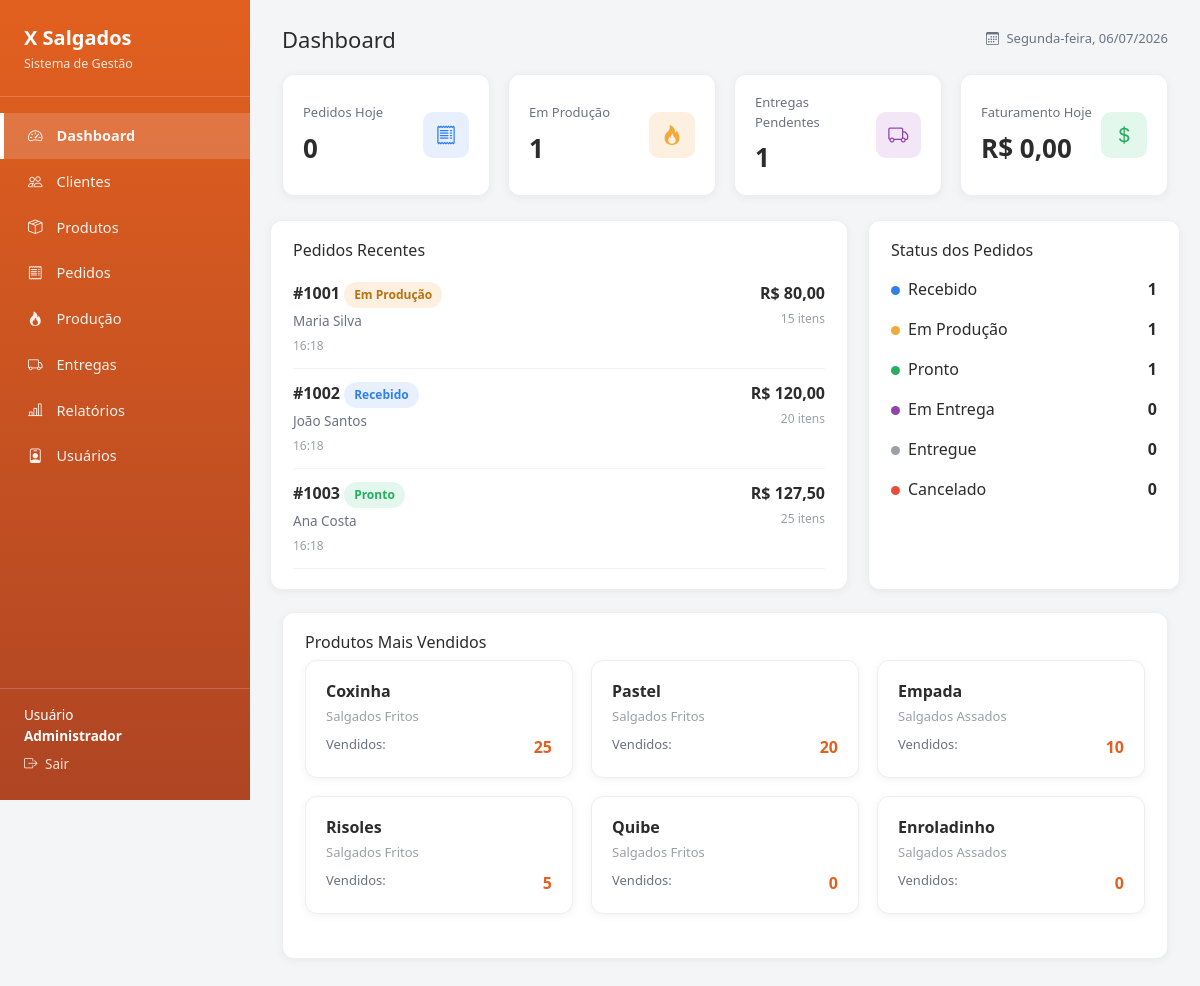
Page /admin/dashboard.php (signed in) on the committed database.
### tables this page shows
CREATE TABLE pedidos (
    id INT AUTO_INCREMENT PRIMARY KEY,
    cliente_id INT NOT NULL,
    atendente_id INT NULL,
    entregador_id INT NULL,
    forma_pagamento ENUM('Dinheiro','Cartão','Pix') NOT NULL DEFAULT 'Dinheiro',
    observacoes VARCHAR(255),
    status ENUM('recebido','em_producao','pronto','em_entrega','entregue','cancelado') NOT NULL DEFAULT 'recebido',
    total DECIMAL(10,2) NOT NULL DEFAULT 0,
    criado_em DATETIME DEFAULT CURRENT_TIMESTAMP,
    atualizado_em DATETIME DEFAULT CURRENT_TIMESTAMP ON UPDATE CURRENT_TIMESTAMP,
    FOREIGN KEY (cliente_id) REFERENCES clientes(id),
    FOREIGN KEY (atendente_id) REFERENCES usuarios(id),
    FOREIGN KEY (entregador_id) REFERENCES usuarios(id)
);

CREATE TABLE clientes (
    id INT AUTO_INCREMENT PRIMARY KEY,
    nome VARCHAR(120) NOT NULL,
    telefone VARCHAR(20) NOT NULL,
    cep VARCHAR(10),
    endereco VARCHAR(180),
    numero VARCHAR(10),
    complemento VARCHAR(100),
    bairro VARCHAR(80),
    cidade VARCHAR(80),
    estado VARCHAR(2),
    observacoes VARCHAR(150),
    criado_em DATETIME DEFAULT CURRENT_TIMESTAMP
);

### includes/auth.php (called while the page is built, shortened)
<?php
function tipoUsuario() {
    return $_SESSION['usuario_tipo'] ?? null;
}
function baseUrl() {
    $raizProjeto = realpath(__DIR__ . '/..');
    $docRoot     = realpath($_SERVER['DOCUMENT_ROOT'] ?? '');
    if ($raizProjeto && $docRoot && str_starts_with($raizProjeto, $docRoot)) {
        $base = substr($raizProjeto, strlen($docRoot));
        $base = str_replace('\\', '/', $base);
        return rtrim($base, '/');
    }
    return '';
}
function urlPara($caminho) {
    $caminho = ltrim($caminho, '/');
    $base = baseUrl();
    return ($base ? $base . '/' : '/') . $caminho;
}

### admin/dashboard.php (the view, shortened to what this page needs)
<?php
require __DIR__ . '/../includes/auth.php';
require __DIR__ . '/../config/conexao.php';
$tituloPagina = 'Dashboard';
$pedidosHoje   = $pdo->query("SELECT COUNT(*) FROM pedidos WHERE DATE(criado_em) = CURDATE()")->fetchColumn();
$emProducao    = $pdo->query("SELECT COUNT(*) FROM pedidos WHERE status = 'em_producao'")->fetchColumn();
$entregasPend  = $pdo->query("SELECT COUNT(*) FROM entregas WHERE status IN ('aguardando','em_rota')")->fetchColumn();
$faturamento   = $pdo->query("SELECT COALESCE(SUM(total),0) FROM pedidos WHERE DATE(criado_em) = CURDATE() AND status != 'cancelado'")->fetchColumn();
$recentes = $pdo->query("
    SELECT p.id, p.status, p.total, p.criado_em, c.nome AS cliente,
           (SELECT COALESCE(SUM(quantidade),0) FROM itens_pedido WHERE pedido_id = p.id) AS itens
    FROM pedidos p JOIN clientes c ON c.id = p.cliente_id
    ORDER BY p.criado_em DESC LIMIT 5
")->fetchAll();
$statusResumo = $pdo->query("
    SELECT status, COUNT(*) AS total FROM pedidos GROUP BY status
")->fetchAll(PDO::FETCH_KEY_PAIR);
$statusLabels = [
    'recebido' => ['Recebido', 'blue'], 'em_producao' => ['Em Produção', 'yellow'],
    'pronto' => ['Pronto', 'green'], 'em_entrega' => ['Em Entrega', 'purple'],
    'entregue' => ['Entregue', 'gray'], 'cancelado' => ['Cancelado', 'red'],
];
$maisVendidos = $pdo->query("
    SELECT pr.nome, pr.categoria, COALESCE(SUM(ip.quantidade),0) AS vendidos
    FROM produtos pr
    LEFT JOIN itens_pedido ip ON ip.produto_id = pr.id
    GROUP BY pr.id ORDER BY vendidos DESC LIMIT 6
")->fetchAll();
require __DIR__ . '/../includes/header.php';
?>
<div class="gf-cards">
    <div class="gf-card gf-card--kpi">
        <div><div class="label">Pedidos Hoje</div><div class="value"><?= $pedidosHoje ?></div></div>
        <div class="icon icon-blue"><i class="bi bi-receipt"></i></div>
    </div>
    <div class="gf-card gf-card--kpi">
        <div><div class="label">Em Produção</div><div class="value"><?= $emProducao ?></div></div>
        <div class="icon icon-yellow"><i class="bi bi-fire"></i></div>
    </div>
    <div class="gf-card gf-card--kpi">
        <div><div class="label">Entregas Pendentes</div><div class="value"><?= $entregasPend ?></div></div>
        <div class="icon icon-purple"><i class="bi bi-truck"></i></div>
    </div>
    <div class="gf-card gf-card--kpi">
        <div><div class="label">Faturamento Hoje</div><div class="value">R$ <?= number_format($faturamento, 2, ',', '.') ?></div></div>
        <div class="icon icon-green"><i class="bi bi-currency-dollar"></i></div>
    </div>
</div>
<div class="row g-4" style="display:flex;gap:20px;flex-wrap:wrap;">
    <div class="gf-panel" style="flex:2;min-width:320px;">
        <h3>Pedidos Recentes</h3>
        <?php foreach ($recentes as $p): [$label,] = $statusLabels[$p['status']]; ?>
            <div style="display:flex;justify-content:space-between;padding:12px 0;border-bottom:1px solid #f1f1f1;">
                <div>
                    <strong>#<?= 1000 + $p['id'] ?></strong>
                    <span class="badge-status badge-<?= $p['status'] ?>"><?= $label ?></span><br>
                    <span style="color:#6b7280;font-size:13.5px;"><?= htmlspecialchars($p['cliente']) ?></span><br>
                    <span style="color:#9aa0a6;font-size:12px;"><?= date('H:i', strtotime($p['criado_em'])) ?></span>
                </div>
                <div style="text-align:right;">
                    <strong>R$ <?= number_format($p['total'],2,',','.') ?></strong><br>
                    <span style="color:#9aa0a6;font-size:12px;"><?= $p['itens'] ?> itens</span>
                </div>
            </div>
        <?php endforeach; ?>
    </div>
    <div class="gf-panel" style="flex:1;min-width:260px;">
        <h3>Status dos Pedidos</h3>
        <?php foreach ($statusLabels as $key => [$label, $cor]): ?>
            <div style="display:flex;justify-content:space-between;padding:8px 0;">
                <span><span class="dot dot-<?= $cor ?>"></span><?= $label ?></span>
                <strong><?= $statusResumo[$key] ?? 0 ?></strong>
            </div>
        <?php endforeach; ?>
    </div>
</div>
<div class="gf-panel">
    <h3>Produtos Mais Vendidos</h3>
    <div class="gf-cards">
        <?php foreach ($maisVendidos as $pr): ?>
            <div class="gf-card">
                <strong><?= htmlspecialchars($pr['nome']) ?></strong><br>
                <span style="color:#9aa0a6;font-size:13px;"><?= htmlspecialchars($pr['categoria']) ?></span>
                <div style="display:flex;justify-content:space-between;margin-top:8px;">
                    <span style="font-size:13px;color:#6b7280;">Vendidos:</span>
                    <strong style="color:var(--gf-primary);"><?= $pr['vendidos'] ?></strong>
                </div>
            </div>
        <?php endforeach; ?>
    </div>
</div>
<?php require __DIR__ . '/../includes/footer.php'; ?>

### includes/header.php (shortened to what this page needs)
<?php
$tituloPagina = $tituloPagina ?? 'GestFood';
?>
<!DOCTYPE html>
<html lang="pt-br">
<head>
    <link href="https://cdn.jsdelivr.net/npm/bootstrap@5.3.3/dist/css/bootstrap.min.css" rel="stylesheet">
    <link href="https://cdn.jsdelivr.net/npm/bootstrap-icons@1.11.3/font/bootstrap-icons.css" rel="stylesheet">
    <link rel="stylesheet" href="<?= urlPara('assets/css/style.css') ?>">
    <link rel="stylesheet"
      href="https://unpkg.com/leaflet@1.9.4/dist/leaflet.css"
/>
</head>
<body>
<div class="gf-app">
    <?php include __DIR__ . '/menu.php'; ?>
    <main class="gf-main">
        <div class="gf-topbar">
            <div>
                <h1><?= htmlspecialchars($tituloPagina) ?></h1>
            </div>
            <?php
                $diasSemana = ['Domingo','Segunda-feira','Terça-feira','Quarta-feira','Quinta-feira','Sexta-feira','Sábado'];
                $diaExtenso = $diasSemana[date('w')] . ', ' . date('d/m/Y');
            ?>
            <div class="data-atual"><i class="bi bi-calendar3"></i> <?= $diaExtenso ?></div>
        </div>

### includes/menu.php
<?php
$tipo = $tipo ?? tipoUsuario();
$paginaAtual = $paginaAtual ?? basename($_SERVER['PHP_SELF'], '.php');
$menus = [
    'admin' => [
        ['dashboard',  'bi-speedometer2', 'Dashboard'],
        ['clientes',   'bi-people', 'Clientes'],
        ['produtos',   'bi-box-seam', 'Produtos'],
        ['pedidos',    'bi-receipt', 'Pedidos'],
        ['producao',   'bi-fire', 'Produção'],
        ['entregas',   'bi-truck', 'Entregas'],
        ['relatorios', 'bi-bar-chart-line', 'Relatórios'],
        ['usuarios',   'bi-person-badge', 'Usuários'],
    ],
    'atendente' => [
        ['dashboard', 'bi-speedometer2', 'Dashboard'],
        ['pedidos',   'bi-receipt', 'Pedidos'],
        ['cupons',    'bi-ticket-perforated', 'Cupons'],
    ],
    'producao' => [
        ['dashboard', 'bi-speedometer2', 'Dashboard'],
        ['producao',  'bi-fire', 'Produção'],
    ],
    'entregador' => [
        ['dashboard', 'bi-speedometer2', 'Dashboard'],
        ['entregas',  'bi-truck', 'Entregas'],
        ['rotas',     'bi-signpost-2', 'Rotas'],
    ],
    'cliente' => [
        ['fazer_pedido', 'bi-cart-plus', 'Fazer Pedido'],
        ['meus_pedidos', 'bi-list-check', 'Meus Pedidos'],
        ['perfil',       'bi-person-circle', 'Meu Perfil'],
    ],
];
$itens = $menus[$tipo] ?? [];
$rotulos = [
    'admin' => 'Administrador', 'atendente' => 'Atendente',
    'producao' => 'Produção', 'entregador' => 'Entregador', 'cliente' => 'Cliente',
];
?>
<aside class="gf-sidebar" id="gfSidebar">
    <div class="gf-sidebar__brand">
        <h2>X Salgados</h2>
        <span>Sistema de Gestão</span>
    </div>
    <nav class="gf-nav">
        <?php foreach ($itens as [$slug, $icone, $label]): ?>
            <a href="<?= $slug ?>.php" class="<?= $paginaAtual === $slug ? 'active' : '' ?>">
                <i class="bi <?= $icone ?>"></i> <?= $label ?>
            </a>
        <?php endforeach; ?>
    </nav>
    <div class="gf-sidebar__footer">
        <div>Usuário<br><strong><?= htmlspecialchars($rotulos[$tipo] ?? '') ?></strong></div>
        <a href="<?= urlPara('logout.php') ?>" class="logout"><i class="bi bi-box-arrow-right"></i> Sair</a>
    </div>
</aside>

### includes/footer.php (shortened to what this page needs)
    </main>
</div>
</body>
</html>

### assets/css/style.css (style rules this page uses)
:root { --gf-dark: #9a3a25; --gf-primary: #e2601f; --gf-primary-light: #f0a06b; --gf-accent: #8b3220; --gf-bg: #f4f5f7; --gf-white: #ffffff; --gf-text: #2c2c2c; --gf-text-light: #6b7280; --gf-border: #eceef1; --gf-blue: #2f80ed; --gf-yellow: #f2a93b; --gf-green: #27ae60; --gf-purple: #8e44ad; --gf-gray: #9aa0a6; --gf-red: #e74c3c; }
* { box-sizing: border-box; }
body { font-family: 'Segoe UI', Roboto, Arial, sans-serif; background: var(--gf-bg); color: var(--gf-text); margin: 0; }
a { text-decoration: none; }
.gf-app { display: flex; min-height: 100vh; }
.gf-sidebar { width: 250px; flex-shrink: 0; background: linear-gradient(180deg, var(--gf-primary) 0%, var(--gf-dark) 140%); color: #fff; display: flex; flex-direction: column; padding: 26px 0; position: sticky; top: 0; height: 100vh; }
.gf-sidebar__brand { padding: 0 24px 22px; border-bottom: 1px solid rgba(255,255,255,0.18); margin-bottom: 16px; }
.gf-sidebar__brand h2 { margin: 0; font-size: 20px; font-weight: 700; }
.gf-sidebar__brand span { font-size: 12.5px; opacity: 0.85; }
.gf-nav { flex: 1; }
.gf-nav a { display: flex; align-items: center; gap: 10px; color: rgba(255,255,255,0.92); padding: 12px 24px; font-size: 14.5px; font-weight: 500; border-left: 4px solid transparent; }
.gf-nav a.active { background: rgba(255,255,255,0.16); border-left: 4px solid #fff; font-weight: 700; }
.gf-sidebar__footer { padding: 16px 24px 0; border-top: 1px solid rgba(255,255,255,0.18); font-size: 13.5px; }
.gf-sidebar__footer .logout { display:block; margin-top:8px; color:#ffe0d2; }
.gf-main { flex: 1; padding: 26px 32px; }
.gf-topbar { display: flex; justify-content: space-between; align-items: center; margin-bottom: 22px; }
.gf-topbar h1 { font-size: 22px; margin: 0; }
.gf-topbar .data-atual { font-size: 13px; color: var(--gf-text-light); }
.gf-cards { display: grid; grid-template-columns: repeat(auto-fit, minmax(200px, 1fr)); gap: 18px; margin-bottom: 24px; }
.gf-card { background: var(--gf-white); border-radius: 12px; padding: 18px 20px; box-shadow: 0 2px 10px rgba(0,0,0,0.05); border: 1px solid var(--gf-border); }
.gf-card--kpi { display: flex; justify-content: space-between; align-items: center; }
.gf-card--kpi .label { font-size: 13px; color: var(--gf-text-light); margin-bottom: 6px; }
.gf-card--kpi .value { font-size: 26px; font-weight: 700; }
.gf-card--kpi .icon { width: 46px; height: 46px; border-radius: 10px; display: flex; align-items: center; justify-content: center; font-size: 20px; }
.icon-blue { background: #e8f0fe; color: var(--gf-blue); }
.icon-yellow { background: #fdf0e0; color: var(--gf-yellow); }
.icon-purple { background: #f2e6f7; color: var(--gf-purple); }
.icon-green { background: #e4f7ec; color: var(--gf-green); }
.gf-panel { background: var(--gf-white); border-radius: 12px; padding: 20px 22px; box-shadow: 0 2px 10px rgba(0,0,0,0.05); border: 1px solid var(--gf-border); margin-bottom: 22px; }
.gf-panel h3 { margin-top: 0; font-size: 16px; }
.badge-status { display: inline-block; padding: 4px 10px; border-radius: 20px; font-size: 12px; font-weight: 600; }
.badge-recebido { background:#e8f0fe; color: var(--gf-blue); }
.badge-em_producao { background:#fdf0e0; color: #b8730f; }
.badge-pronto { background:#e4f7ec; color: var(--gf-green); }
.dot { width:9px; height:9px; border-radius:50%; display:inline-block; margin-right:8px; }
.dot-blue { background:var(--gf-blue); }
.dot-yellow { background:var(--gf-yellow); }
.dot-green { background:var(--gf-green); }
.dot-purple { background:var(--gf-purple); }
.dot-gray { background:var(--gf-gray); }
.dot-red { background:var(--gf-red); }
.gf-nav a i, .btn i, .gf-sidebar__footer .logout i { margin-right: 4px; }
.gf-card--kpi .icon i { font-size: 20px; }
.data-atual i { margin-right: 4px; }

### rows in the picture
pedidos: 1000 + $p['id'] "1001", label "Em Produção", cliente.nome "Maria Silva", criado_em "16:18", total "80,00", itens "15"
pedidos: 1000 + $p['id'] "1002", label "Recebido", cliente.nome "João Santos", criado_em "16:18", total "120,00", itens "20"
pedidos: 1000 + $p['id'] "1003", label "Pronto", cliente.nome "Ana Costa", criado_em "16:18", total "127,50", itens "25"

### other values in the picture
$label "Dashboard"
$label "Clientes"
$label "Produtos"
$label "Pedidos"
$label "Produção"
$label "Entregas"
$label "Relatórios"
$label "Usuários"
$rotulos[$tipo] "Administrador"
$tituloPagina "Dashboard"
$pedidosHoje "0"
$emProducao "1"
$entregasPend "1"
$faturamento "0,00"
$label "Recebido"
